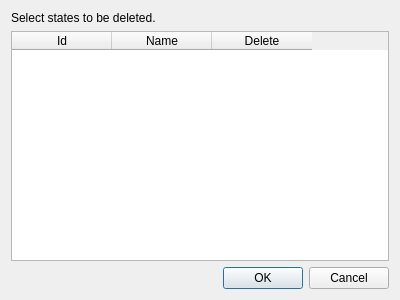
<?xml version="1.0" encoding="UTF-8"?>
<ui version="4.0">
 <class>Delete_state_dialog</class>
 <widget class="QDialog" name="Delete_state_dialog">
  <property name="geometry">
   <rect>
    <x>0</x>
    <y>0</y>
    <width>400</width>
    <height>300</height>
   </rect>
  </property>
  <property name="windowTitle">
   <string>Delete state</string>
  </property>
  <layout class="QVBoxLayout" name="verticalLayout">
   <item>
    <widget class="QLabel" name="label">
     <property name="text">
      <string>Select states to be deleted.</string>
     </property>
    </widget>
   </item>
   <item>
    <widget class="QTableWidget" name="state_list">
     <property name="editTriggers">
      <set>QAbstractItemView::NoEditTriggers</set>
     </property>
     <attribute name="verticalHeaderVisible">
      <bool>false</bool>
     </attribute>
     <column>
      <property name="text">
       <string>Id</string>
      </property>
     </column>
     <column>
      <property name="text">
       <string>Name</string>
      </property>
     </column>
     <column>
      <property name="text">
       <string>Delete</string>
      </property>
     </column>
    </widget>
   </item>
   <item>
    <widget class="QDialogButtonBox" name="buttonBox">
     <property name="orientation">
      <enum>Qt::Horizontal</enum>
     </property>
     <property name="standardButtons">
      <set>QDialogButtonBox::Cancel|QDialogButtonBox::Ok</set>
     </property>
    </widget>
   </item>
  </layout>
 </widget>
 <resources/>
 <connections>
  <connection>
   <sender>buttonBox</sender>
   <signal>rejected()</signal>
   <receiver>Delete_state_dialog</receiver>
   <slot>reject()</slot>
   <hints>
    <hint type="sourcelabel">
     <x>316</x>
     <y>260</y>
    </hint>
    <hint type="destinationlabel">
     <x>286</x>
     <y>274</y>
    </hint>
   </hints>
  </connection>
 </connections>
</ui>
